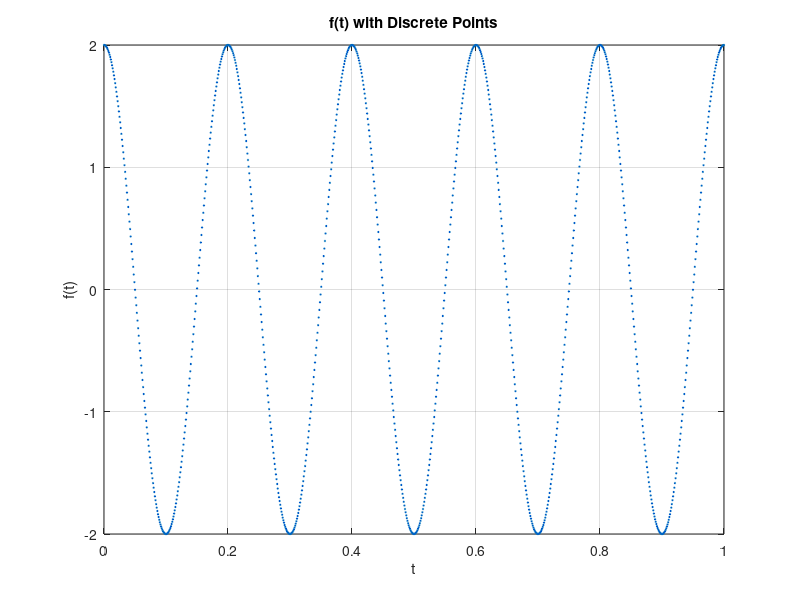

This figure's MATLAB source:
% Define the function
f = @(t) 2 * cos(2 * pi * t / 0.2);

% Define time vector with 1000 discrete points
t = linspace(0, 1, 1000);

% Evaluate the function at each time point
y = f(t);

% Plot discrete points
plot(t, y, 'o', 'MarkerFaceColor', 'b', 'MarkerSize', 1);

% Add labels and title
xlabel('t');
ylabel('f(t)');
title('f(t) with Discrete Points');

% Enable grid
grid on;

